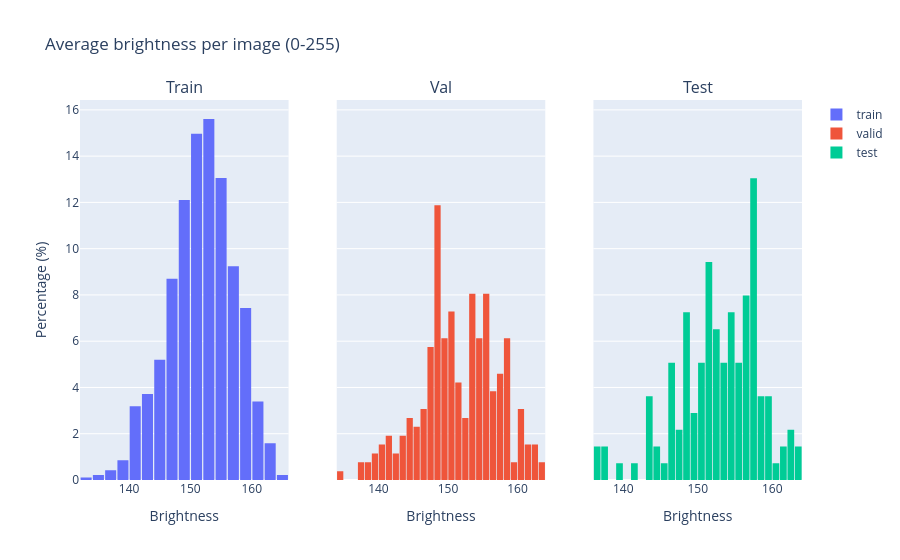

This figure's notebook cell:
### Code cell
fig = make_subplots(rows=1, cols=3, subplot_titles=["Train", "Val", "Test"], shared_xaxes=True, shared_yaxes=True)

for i, split in enumerate(["train", "valid", "test"], 1):
    split_brightness = [b for b, s in zip(brightness, brightness_splits) if s == split]
    fig.add_trace(go.Histogram(x=split_brightness, name=split, nbinsx=30, histnorm="percent"), row=1, col=i)

fig.update_layout(title="Average brightness per image (0-255)", bargap=0.1)
fig.update_xaxes(title_text="Brightness")
fig.update_yaxes(title_text="Percentage (%)", col=1)
fig.show()

### Figure 1 — Plotly figure (JSON) as saved in the notebook; plotly's stock layout.template omitted (floating-point values rounded to 4 significant figures; data arrays with more than 128 entries replaced by an {"elided": "..."} marker saying what was removed)
{"data": [{"histnorm": "percent", "name": "train", "nbinsx": 30, "type": "histogram", "x": {"elided": "942 float values"}, "xaxis": "x", "yaxis": "y"}, {"histnorm": "percent", "name": "valid", "nbinsx": 30, "type": "histogram", "x": {"elided": "261 float values"}, "xaxis": "x2", "yaxis": "y2"}, {"histnorm": "percent", "name": "test", "nbinsx": 30, "type": "histogram", "x": {"elided": "138 float values"}, "xaxis": "x3", "yaxis": "y3"}], "layout": {"annotations": [{"font": {"size": 16}, "showarrow": false, "text": "Train", "x": 0.1444, "xanchor": "center", "xref": "paper", "y": 1, "yanchor": "bottom", "yref": "paper"}, {"font": {"size": 16}, "showarrow": false, "text": "Val", "x": 0.5, "xanchor": "center", "xref": "paper", "y": 1, "yanchor": "bottom", "yref": "paper"}, {"font": {"size": 16}, "showarrow": false, "text": "Test", "x": 0.8556, "xanchor": "center", "xref": "paper", "y": 1, "yanchor": "bottom", "yref": "paper"}], "bargap": 0.1, "title": {"text": "Average brightness per image (0-255)"}, "xaxis": {"anchor": "y", "domain": [0, 0.2889], "title": {"text": "Brightness"}}, "xaxis2": {"anchor": "y2", "domain": [0.3556, 0.6444], "title": {"text": "Brightness"}}, "xaxis3": {"anchor": "y3", "domain": [0.7111, 1], "title": {"text": "Brightness"}}, "yaxis": {"anchor": "x", "domain": [0, 1], "title": {"text": "Percentage (%)"}}, "yaxis2": {"anchor": "x2", "domain": [0, 1], "matches": "y", "showticklabels": false}, "yaxis3": {"anchor": "x3", "domain": [0, 1], "matches": "y", "showticklabels": false}}}
